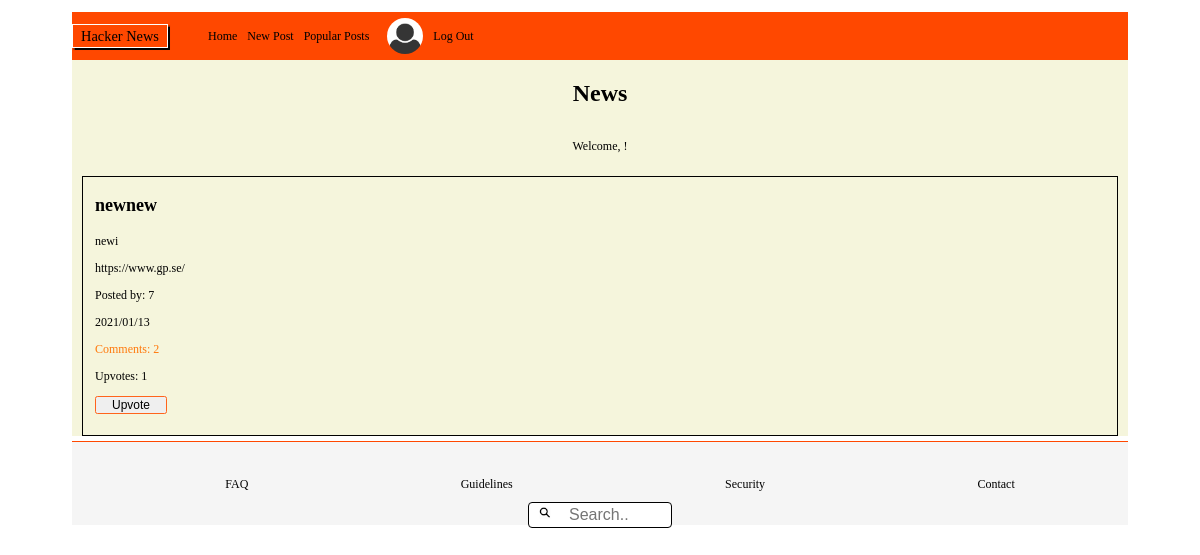
/ (signed in), run on an earlier commit of the app's database.
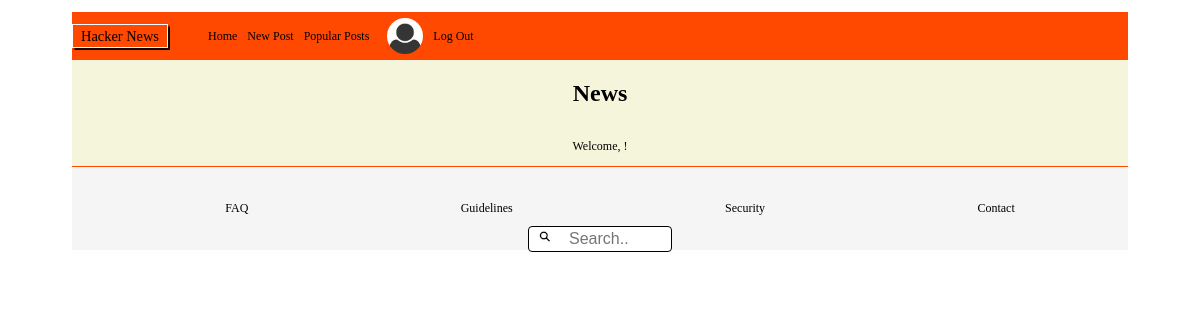
And on a later commit of the database.
### tables this page shows
CREATE TABLE Posts (
	id integer PRIMARY KEY AUTOINCREMENT,
	title string,
	description string,
	post_url varchar,
	post_date datetime,
	user_id varchar,
	user_username varchar
);

### web/config.php (called while the page is built, shortened)
<?php
return [
    'title' => 'News',
    'database_path' => sprintf('sqlite:%s/database/hackernews.db', __DIR__),
];

### web/autoload.php (called while the page is built, shortened)
<?php
$config = require __DIR__ . '/config.php';

### web/functions/postsFunction.php (called while the page is built, shortened)
<?php
function fetchAllPosts($pdo)
{
    $statement = $pdo->prepare("SELECT * FROM Posts ORDER BY Posts.post_date DESC");
    $statement->execute();
    $fetchPosts = $statement->fetchAll(PDO::FETCH_ASSOC);
    return $fetchPosts;
}

### web/functions/commentsFunction.php (called while the page is built, shortened)
<?php
function countComments($pdo, $postId)
{
    $statement = $pdo->prepare('SELECT COUNT(*) FROM Comments WHERE post_id = :postId');
    $statement->bindParam(':postId', $postId, PDO::PARAM_INT);
    $statement->execute();
    $comments = $statement->fetch(PDO::FETCH_ASSOC);
    return $comments['COUNT(*)'];
}

### web/functions/upvoteFunctions.php (called while the page is built, shortened)
<?php
function countUpvotes($pdo, $postId)
{
    $statement = $pdo->prepare('SELECT COUNT(*) FROM Likes WHERE post_id = :postId');
    $statement->bindParam(':postId', $postId, PDO::PARAM_INT);
    $statement->execute();
    $upvotes = $statement->fetch(PDO::FETCH_ASSOC);
    return $upvotes['COUNT(*)'];
}
function upvoteUser($pdo, $postId, $userId)
{
    $statement = $pdo->prepare('SELECT * FROM Likes WHERE post_id = :postId AND user_id = :userId;');
    $statement->bindParam(':postId', $postId);
    $statement->bindParam(':userId', $userId);
    $statement->execute();
    $upvoteUser = $statement->fetch(PDO::FETCH_ASSOC);
    return $upvoteUser;
}

### index.php (the view, shortened to what this page needs)
<?php require __DIR__ . '/homepage/header.php'; ?>
<?php require __DIR__ . '/homepage/navbar.php'; ?>
<?php
if (isset($_SESSION['user'])) : ?>
    <?php $user = $_SESSION['user']; ?>
    <?php $userId = $user['id']; ?>
<?php endif; ?>
<section class="index_page">
    <div class="greeting_user_container">
        <h1 class="index_title"><?php echo $config['title']; ?></h1>
        <p>Welcome,
            !</p>
    </div>
    <?php $fetchPost = fetchAllPosts($pdo);
    foreach ($fetchPost as $post) : ?>
        <?php $postId = $post['id'];  ?>
        <?php $countComments = countComments($pdo, $postId); ?>
        <?php $countUpvotes = countUpvotes($pdo, $postId); ?>
        <?php if (isset($user)) : ?>
            <?php $upvoteUser = upvoteUser($pdo, $postId, $userId) ?>
        <?php endif; ?>
        <div class="news_feed">
            <h3 class="index_post_title"> <?php echo $post['title']; ?> </h3>
            <p> <?php echo $post['description']; ?> </p>
            <a href="<?php echo $post['post_url'] ?> "> <?php echo $post['post_url']; ?> </a>
            <p> Posted by: <?php echo $post['user_id']; ?> </p>
            <p> <?php echo $post['post_date']; ?> </p>
            <div class="upvotes_comments">
                <a class="index_comments" href="comments.php?id= <?php echo $post['id']; ?> "> Comments: <?php echo $countComments; ?> </a>
            </div>
            <div>
                <form action="web/post/upvote.php" method="post">
                    <p class="index_upvotes">Upvotes: <?php echo $countUpvotes; ?></p>
                    <?php if (isset($_SESSION['user'])) : ?>
                        <?php if (is_array($upvoteUser)) : ?>
                            <input type="hidden" name="id" id="id" value="<?php echo $post['id'] ?>">
                            <button class="downvote_button" type="submit">Downvote</button>
                        <?php else : ?>
                            <button class="upvote_button" type="submit">Upvote</button>
                        <?php endif; ?>
                    <?php endif; ?>
                </form>
            </div>
        </div>
    <?php endforeach; ?>
</section>
<?php require __DIR__ . '/homepage/footer.php'; ?>

### homepage/header.php (shortened to what this page needs)
<?php require __DIR__ . '/../web/autoload.php'; ?>
<!DOCTYPE html>
<html lang="en">
<head>
    <link rel="stylesheet" href="/CSS Assests/index.css">
    <link rel="stylesheet" href="/CSS Assests/navBar.css">
    <link rel="stylesheet" href="/CSS Assests/footer.css">
    <link rel="stylesheet" href="/css assests/profile.css">
    <link rel="stylesheet" href="/css assests/settings.css">
    <link rel="stylesheet" href="/css assests/signUp.css">
    <link rel="stylesheet" href="/css assests/postCreator.css">
    <link rel="stylesheet" href="/css assests/loginPage.css">
    <link rel="stylesheet" href="/css assests/comments.css">
</head>

### homepage/navbar.php (shortened to what this page needs)
<body>
    <div class="top_nav">
        <p class="page_title">Hacker News</p>
        <ul class="nav_bar">
            <li>
                <a <?php echo $_SERVER['SCRIPT_NAME'] === '/index.php' ? 'active' : ''; ?>" href="/index.php">Home</a>
            </li>
            <li>
                <a href="/postCreator.php"> New Post </a>
            </li>
            <li>
                <a <?php echo $_SERVER['SCRIPT_NAME'] === '/popularPosts.php' ? 'active' : ''; ?>" href="/popularPosts.php">Popular Posts</a>
            </li>
            <?php if (isset($_SESSION['user'])) : ?>
                <?php $user = $_SESSION['user'] ?>
                <li class="user_container">
                    <img class="navbar_avatar" src="<?php echo ($user['avatar'] !== null) ? "/uploads/avatars/" . $user['avatar'] : 'assets/profile_image_placeholder.png'; ?>" id="avatar-image" alt="Avatar image">
                </li>
                <?php if (isset($_SESSION['user'])) : ?>
                    <li>
                        <a href="web/user/logout.php">Log Out</a>
                    </li>
                <?php endif; ?>
            <?php endif; ?>
        </ul>
    </div>

### homepage/footer.php
<footer class="endOfPage">
    <div class="footerListContainer">
        <ul class="footerList">
            <li> FAQ </li>
            <li> Guidelines </li>
            <li> Security </li>
            <li> Contact </li>
        </ul>
    </div>
    <div class="searchBar">
        <form class="searchBarMain">
            <input type="text" name="search" placeholder="Search..">
        </form>
    </div>
</footer>
</body>
</html>

### css assests/index.css (style rules this page uses)
* { box-sizing: border-box; font-size: 12px; }
body { height: 100vh; margin: 0; padding-top: 1rem; padding-left: 6rem; padding-right: 6rem; }
.index_page { background-color: beige; }
.greeting_user_container { display: flex; flex-direction: column; background-color: #ffffff; background-color: beige; justify-content: center; align-items: center; }
.index_title { font-size: 2rem; }
.news_feed { margin: 10px; margin-bottom: 5px; min-height: 15vh; padding-bottom: 1.5rem; padding-left: 1rem; border: solid 1px black; }
.index_comments { text-decoration: none; color: rgb(255, 122, 13); }
.upvote_button { font-size: 1rem; height: 1.5rem; border: solid 1px rgb(255, 100, 28); border-radius: 0.2rem; margin-bottom: 0.3rem; margin-right: 0.3rem; width: 6rem; }
.index_post_title { font-size: 1.5rem; }

### css assests/navBar.css (style rules this page uses)
.top_nav { display: flex; align-items: center; flex-direction: row; width: 100%; background-color: rgb(255, 72, 0); height: 4rem; }
ul { display: flex; align-items: center; justify-content: space-between; gap: 10px; list-style: none; }
.page_title { display: flex; justify-content: center; align-items: center; font-size: 1.2rem; border: solid 1px white; box-shadow: 1px 1px 1px 0.5px black; height: 2rem; width: 8rem; }
a { text-decoration: none; color: black; }
.navbar_avatar { height: 3rem; width: 3rem; border-radius: 10rem; margin-left: 8px; }
.user_container { display: flex; flex-direction: row; align-items: center; justify-content: center; }

### css assests/footer.css (style rules this page uses)
.endOfPage { height: 7rem; width: 100%; background-color: whitesmoke; border-top: 1px solid rgb(255, 72, 0); display: flex; align-items: center; justify-content: center; padding: 1rem; }
.searchBarMain input { width: 12rem; height: 1rem; box-sizing: border-box; border: 1px solid black; border-radius: 4px; font-size: 16px; background-color: white; background-image: url("/Assets/search-icon-png-5.png"); background-size: 1rem 1rem; background-position: 0.8rem 0.3rem; background-repeat: no-repeat; padding: 12px 20px 12px 40px; margin-top: 4rem; }
.searchBar { width: 77.5rem; height: 5rem; position: absolute; display: flex; justify-content: center; }
.footerListContainer { height: 100%; width: 100%; display: flex; justify-content: center; margin-top: 0.1rem; }
.footerList { width: 100%; display: flex; justify-content: space-around; flex-direction: row; }

What changed in the data, as far as the page shows it:
removed posts: title "newnew", description "newi", post_url "https://www.gp.se/", user "7", post_date "2021/01/13", countComments "2", countUpvotes "1"
